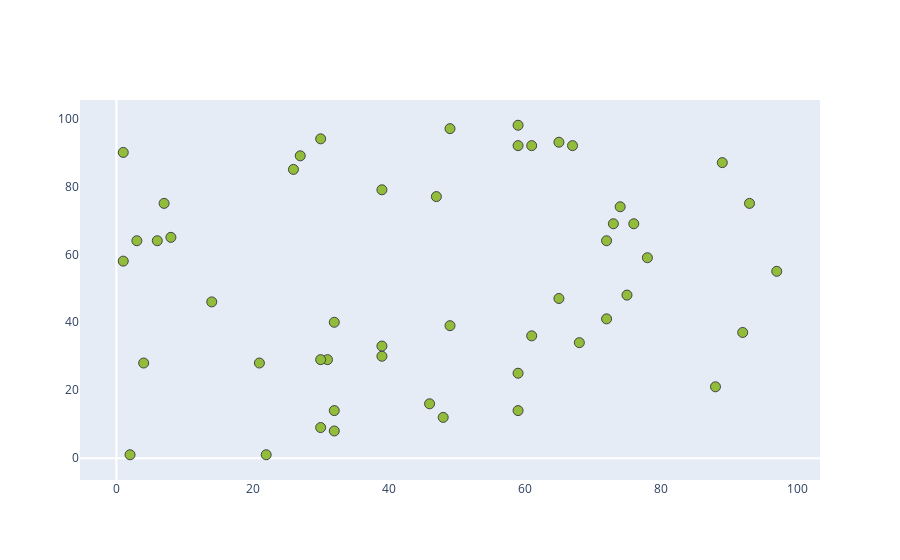

Source (notebook cell):
### Code cell
x_val = np.random.randint(1, 100, 50)
y_val = np.random.randint(1, 100, 50)

data = [go.Scatter(x = x_val, y = y_val, mode = 'markers', 
                   marker = dict(size = 10, color = '#91BD3A', symbol = 'circle', line = dict(width = 1)))]

layout = go.Layout(xaxis = dict(showgrid = False, showline = False),
                  yaxis = dict(showgrid = False, showline = False))

fig = go.Figure(data = data, layout = layout)
iplot(fig)

### Figure 1 — Plotly figure (JSON) as saved in the notebook; plotly's stock layout.template omitted (floating-point values rounded to 4 significant figures)
{"data": [{"marker": {"color": "#91BD3A", "line": {"width": 1}, "size": 10, "symbol": "circle"}, "mode": "markers", "type": "scatter", "x": [49, 32, 27, 72, 30, 39, 22, 67, 1, 26, 8, 61, 74, 47, 68, 61, 76, 49, 73, 89, 59, 65, 59, 92, 14, 39, 32, 75, 78, 21, 65, 59, 93, 3, 31, 39, 7, 97, 46, 32, 72, 48, 30, 6, 2, 59, 88, 4, 1, 30], "y": [97, 40, 89, 41, 9, 30, 1, 92, 58, 85, 65, 92, 74, 77, 34, 36, 69, 39, 69, 87, 25, 93, 98, 37, 46, 79, 14, 48, 59, 28, 47, 14, 75, 64, 29, 33, 75, 55, 16, 8, 64, 12, 29, 64, 1, 92, 21, 28, 90, 94]}], "layout": {"xaxis": {"showgrid": false, "showline": false}, "yaxis": {"showgrid": false, "showline": false}}}
